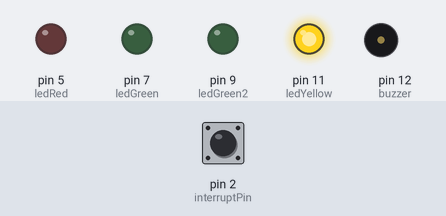
Simulated run of this program. Board: Arduino Nano, built with avr-gcc and run on an emulated ATmega328P. On the bench: output pins drawn as LEDs (lit = HIGH), buzzer (waves = sounding). Inputs (shaded band) come from the test bench; at power-on: pin 2 (interruptPin) LOW.

Above: at 5.7 s.
5.8 s: pin 2 (interruptPin) pulled HIGH for 0.15 s
At 6.2 s:
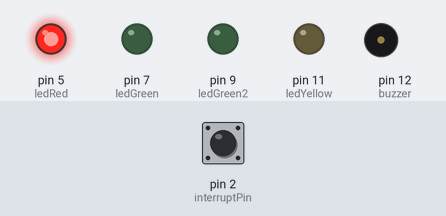
7.4 s: pin 2 (interruptPin) pulled HIGH for 1 s
At 8.7 s:
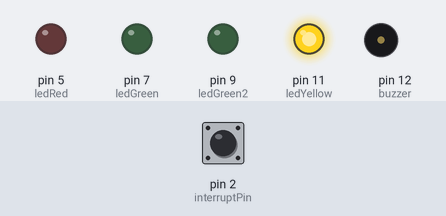
9.9 s: pin 2 (interruptPin) pulled HIGH for 3.2 s
At 10.6 s:
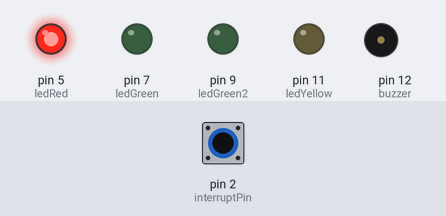
Timing chart, 0 to 12.9 s (numbered marks = the images above; inputs shaded):
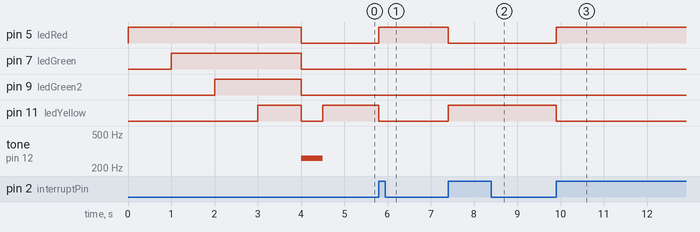

Measured:
- after the input at 5.8 s, pin 5 (ledRed): LOW → HIGH at once; pin 11 (ledYellow): HIGH → LOW at once
- after the input at 7.4 s, pin 5 (ledRed): HIGH → LOW at once; pin 11 (ledYellow): LOW → HIGH at once
- after the input at 9.9 s, pin 5 (ledRed): LOW → HIGH at once; pin 11 (ledYellow): HIGH → LOW at once

The program:

main.cpp
```cpp
#include <Arduino.h>

enum class State {neutral, pomodoro, shortBreak, longBreak, pomodoroOver, breakOver, error};
const byte interruptPin = 2 ;
const int ledRed = 5;
const int ledGreen = 7;
const int ledGreen2 = 9;
const int ledYellow = 11;
const int shortBreakMax = 3;
const int buzzer = 12;

// Live Vals
const long lenPomodoro = 25L*60L*1000L;
const long lenShortBreak = 10L*60L*1000L;
const long lenLongBreak = 15L*60L*1000L;

// Test vals
// const long lenPomodoro = 25*1000;
// const long lenShortBreak = 10*1000;
// const long lenLongBreak = 15*1000;

static unsigned long last_interrupt_time = 0;
State currentState = State::neutral;
unsigned long start;
int shortBreakCount = 0;

void buttonPush(){
  unsigned long interrupt_time = millis();
  // If interrupts come faster than 200ms, assume it's a bounce and ignore
  if (interrupt_time - last_interrupt_time > 200){
    start = millis();
    switch (currentState){
      case State::neutral:
        currentState = State::pomodoro;
        break;
      case State::pomodoro:
        currentState = State::neutral;
        break;
      case State::shortBreak:
        currentState = State::pomodoro;
        break;
      case State::longBreak:
        currentState = State::pomodoro;
        break;
      case State::pomodoroOver:
        if(shortBreakCount >= shortBreakMax){
          currentState = State::longBreak;
          shortBreakCount=0;
        }else{
          currentState = State::shortBreak;
          shortBreakCount++;
        }
        break;
      case State::breakOver:
        currentState = State::pomodoro;
        break;
      case State::error:
        currentState = State::neutral;
        break;
      default:
        currentState = State::error;
        break;
    }
  }
  last_interrupt_time = interrupt_time;
}

void setup() {
  Serial.begin(9600);
  pinMode(interruptPin, INPUT);
  attachInterrupt(digitalPinToInterrupt(interruptPin),buttonPush,RISING);
  pinMode(ledRed, OUTPUT);
  pinMode(ledGreen, OUTPUT);
  pinMode(ledGreen2, OUTPUT);
  pinMode(ledYellow, OUTPUT);
  pinMode(buzzer, OUTPUT);

  //test
  digitalWrite(ledRed,HIGH);
  delay(1000);
  digitalWrite(ledGreen,HIGH);
  delay(1000);
  digitalWrite(ledGreen2,HIGH);
  delay(1000);
  digitalWrite(ledYellow,HIGH);
  delay(1000);
  digitalWrite(ledRed,LOW);
  digitalWrite(ledGreen,LOW);
  digitalWrite(ledGreen2,LOW);
  digitalWrite(ledYellow,LOW);
  tone(buzzer, 261);
  delay(500);
  noTone(buzzer);

  currentState = State::neutral;
}

void loop() {
  unsigned long elapsed = millis() - start;
  // char mystr[40];
  // sprintf(mystr,"Elapsed: %ld State: %d", elapsed, currentState);
  // Serial.println(mystr);

  switch (currentState)
  {
  case State::neutral:
    digitalWrite(ledRed,LOW);
    digitalWrite(ledGreen,LOW);
    digitalWrite(ledGreen2,LOW);
    digitalWrite(ledYellow,HIGH);
    break;
  case State::pomodoro:
    digitalWrite(ledRed,HIGH);
    digitalWrite(ledGreen,LOW);
    digitalWrite(ledGreen2,LOW);
    digitalWrite(ledYellow,LOW);
    if(elapsed > lenPomodoro){
      currentState = State::pomodoroOver;
      tone(buzzer, 261);
      delay(500);
      noTone(buzzer);
    }
    break;
  case State::shortBreak:
    digitalWrite(ledRed,LOW);
    digitalWrite(ledGreen,HIGH);
    digitalWrite(ledGreen2,LOW);
    digitalWrite(ledYellow,LOW);
    if(elapsed > lenShortBreak){
      currentState = State::breakOver;
      tone(buzzer, 261);
      delay(500);
      noTone(buzzer);
    }
    break;
  case State::longBreak:
    digitalWrite(ledRed,LOW);
    digitalWrite(ledGreen,HIGH);
    digitalWrite(ledGreen2,HIGH);
    digitalWrite(ledYellow,LOW);
    if(elapsed > lenLongBreak){
      currentState = State::breakOver;
      tone(buzzer, 261);
      delay(500);
      tone(buzzer, 294);
      delay(500);
      noTone(buzzer);
    }
    break;
  case State::pomodoroOver:
    digitalWrite(ledRed,HIGH);
    digitalWrite(ledGreen,LOW);
    digitalWrite(ledGreen2,LOW);
    digitalWrite(ledYellow,HIGH);
    break;
  case State::breakOver:
    digitalWrite(ledRed,LOW);
    digitalWrite(ledGreen,HIGH);
    digitalWrite(ledGreen2,LOW);
    digitalWrite(ledYellow,HIGH);
    break;
  case State::error:
    digitalWrite(ledRed,HIGH);
    digitalWrite(ledGreen,HIGH);
    digitalWrite(ledGreen2,HIGH);
    digitalWrite(ledYellow,HIGH);
    break;
  default:
    digitalWrite(ledRed,LOW);
    digitalWrite(ledGreen,LOW);
    digitalWrite(ledGreen2,LOW);
    digitalWrite(ledYellow,LOW);
    break;
  }
}
```
